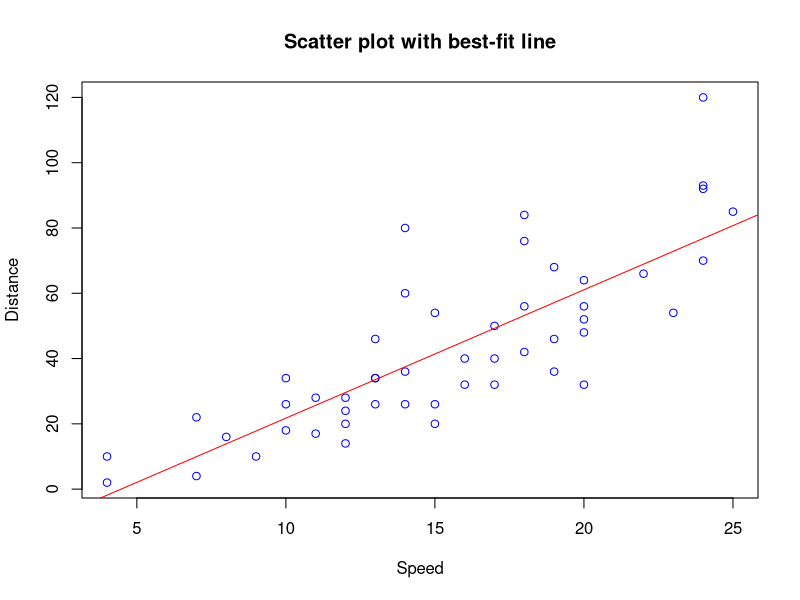
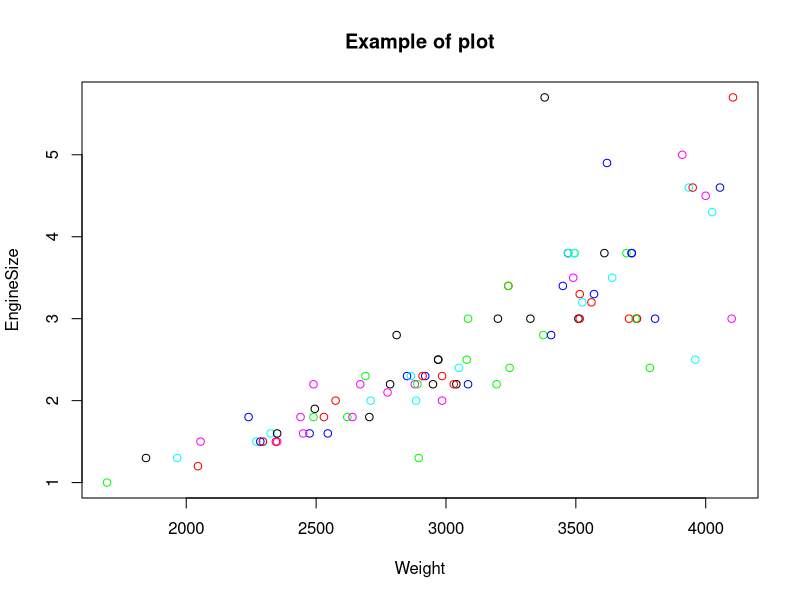
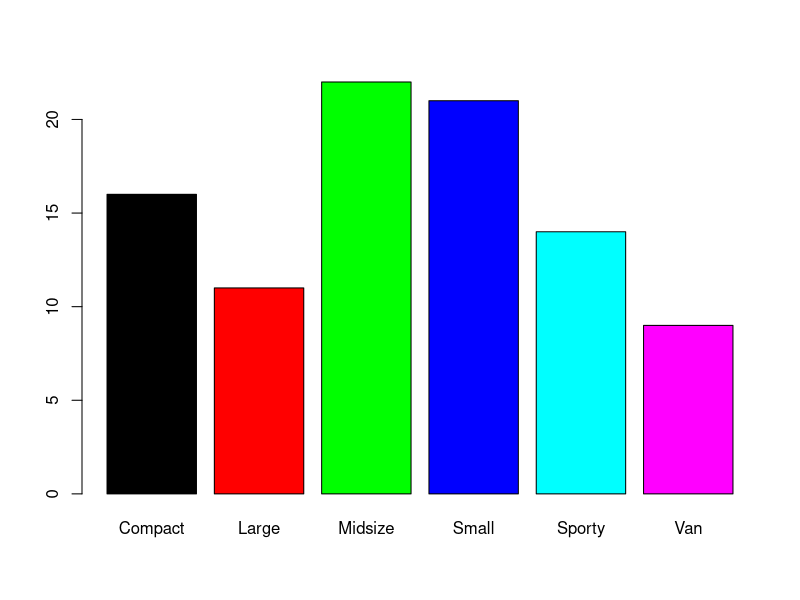
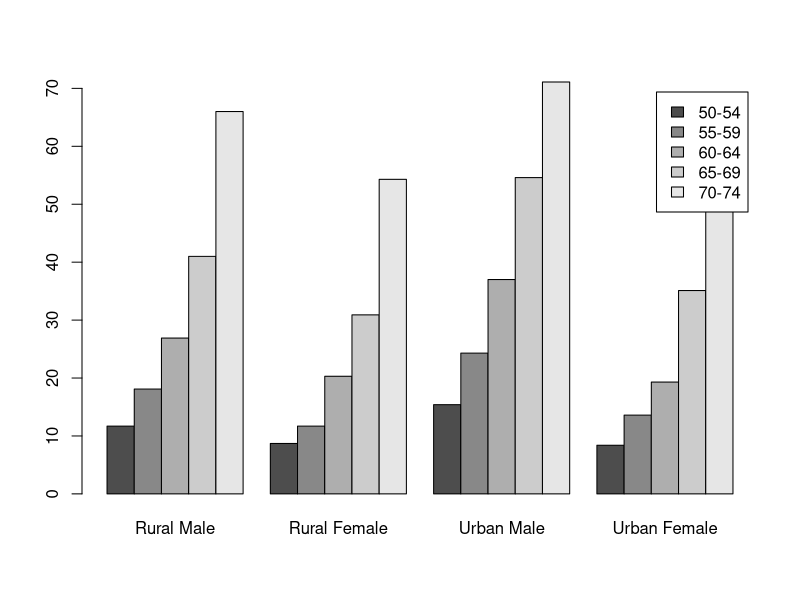
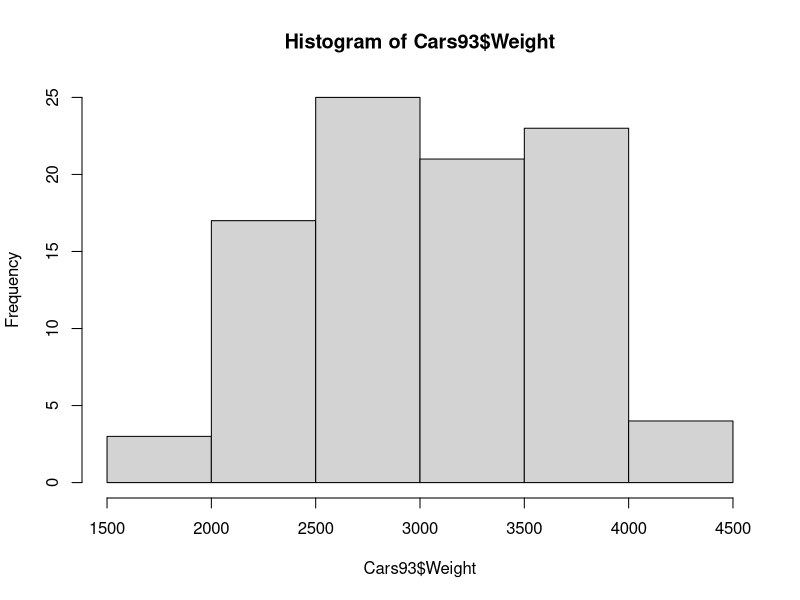
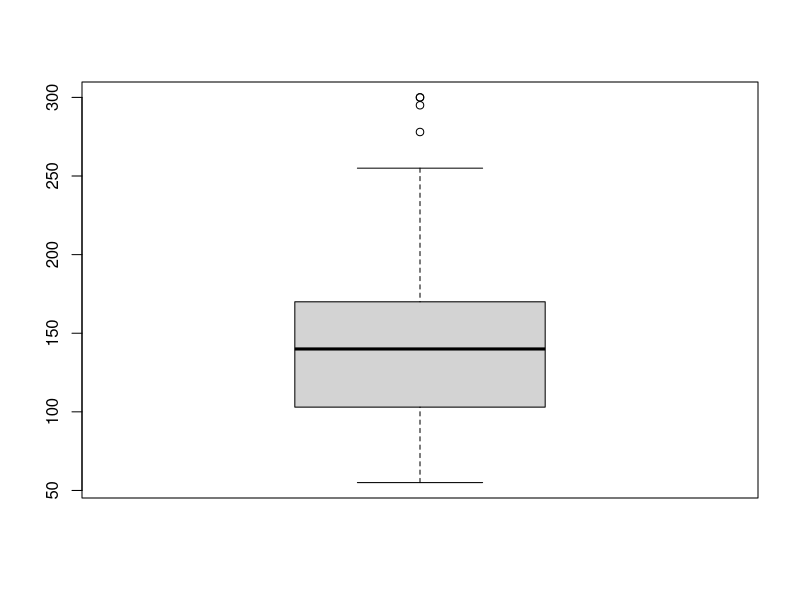

Source code (R) for these figures, in order: (Note: this script raises an error after producing the figures.)
#plot with abline
plot(cars$speed,cars$dist, xlab = "Speed", ylab = "Distance", col = "blue")
title(main = "Scatter plot with best-fit line")
abline(lm(dist ~ speed, data= cars), col= "red") #fit-line

# different type of points
library(MASS)
plot(Cars93$Weight, Cars93$EngineSize,
     col = c("black","red","green","blue","cyan","magenta"),
     ylab = "EngineSize",
     xlab = "Weight",
     main = "Example of plot")

#barplot

barplot(table(Cars93$Type),col = c("black","red","green","blue","cyan","magenta"))

barplot(VADeaths, beside = T, legend = T)

#histogram
hist(Cars93$Weight, breaks = 5)

#boxplot

boxplot(Cars93$Horsepower)
table(Cars93)
